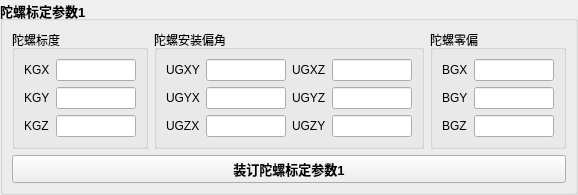
    <widget class="QGroupBox" name="groupBox_8">
     <property name="font">
      <font>
       <pointsize>10</pointsize>
       <weight>75</weight>
       <bold>true</bold>
      </font>
     </property>
     <property name="autoFillBackground">
      <bool>false</bool>
     </property>
     <property name="styleSheet">
      <string notr="true"/>
     </property>
     <property name="title">
      <string>陀螺标定参数1</string>
     </property>
     <property name="flat">
      <bool>false</bool>
     </property>
     <layout class="QGridLayout" name="gridLayout_7">
      <property name="leftMargin">
       <number>9</number>
      </property>
      <property name="topMargin">
       <number>9</number>
      </property>
      <property name="rightMargin">
       <number>9</number>
      </property>
      <property name="bottomMargin">
       <number>9</number>
      </property>
      <property name="spacing">
       <number>6</number>
      </property>
      <item row="0" column="0">
       <widget class="QGroupBox" name="groupBox">
        <property name="font">
         <font>
          <pointsize>9</pointsize>
          <weight>50</weight>
          <bold>false</bold>
         </font>
        </property>
        <property name="title">
         <string>陀螺标度</string>
        </property>
        <layout class="QGridLayout" name="gridLayout_2">
         <item row="0" column="0">
          <widget class="QLabel" name="label">
           <property name="text">
            <string>KGX</string>
           </property>
          </widget>
         </item>
         <item row="0" column="1">
          <widget class="QLineEdit" name="lineEdit">
           <property name="minimumSize">
            <size>
             <width>80</width>
             <height>0</height>
            </size>
           </property>
           <property name="maximumSize">
            <size>
             <width>80</width>
             <height>16777215</height>
            </size>
           </property>
           <property name="toolTip">
            <string>-21.47483648 ~21.47483647°/h/p</string>
           </property>
          </widget>
         </item>
         <item row="1" column="0">
          <widget class="QLabel" name="label_2">
           <property name="text">
            <string>KGY</string>
           </property>
          </widget>
         </item>
         <item row="1" column="1">
          <widget class="QLineEdit" name="lineEdit_2">
           <property name="minimumSize">
            <size>
             <width>80</width>
             <height>0</height>
            </size>
           </property>
           <property name="maximumSize">
            <size>
             <width>80</width>
             <height>16777215</height>
            </size>
           </property>
           <property name="toolTip">
            <string>-21.47483648 ~21.47483647°/h/p</string>
           </property>
          </widget>
         </item>
         <item row="2" column="0">
          <widget class="QLabel" name="label_3">
           <property name="text">
            <string>KGZ</string>
           </property>
          </widget>
         </item>
         <item row="2" column="1">
          <widget class="QLineEdit" name="lineEdit_3">
           <property name="minimumSize">
            <size>
             <width>80</width>
             <height>0</height>
            </size>
           </property>
           <property name="maximumSize">
            <size>
             <width>80</width>
             <height>16777215</height>
            </size>
           </property>
           <property name="toolTip">
            <string>-21.47483648 ~21.47483647°/h/p</string>
           </property>
          </widget>
         </item>
        </layout>
       </widget>
      </item>
      <item row="0" column="1">
       <widget class="QGroupBox" name="groupBox_2">
        <property name="font">
         <font>
          <pointsize>9</pointsize>
          <weight>50</weight>
          <bold>false</bold>
         </font>
        </property>
        <property name="title">
         <string>陀螺安装偏角</string>
        </property>
        <layout class="QGridLayout" name="gridLayout">
         <item row="0" column="0">
          <widget class="QLabel" name="label_4">
           <property name="text">
            <string>UGXY</string>
           </property>
          </widget>
         </item>
         <item row="0" column="1">
          <widget class="QLineEdit" name="lineEdit_4">
           <property name="minimumSize">
            <size>
             <width>80</width>
             <height>0</height>
            </size>
           </property>
           <property name="maximumSize">
            <size>
             <width>80</width>
             <height>16777215</height>
            </size>
           </property>
           <property name="toolTip">
            <string>-214748.3648 ~214748.3647角分</string>
           </property>
           <property name="text">
            <string/>
           </property>
          </widget>
         </item>
         <item row="0" column="2">
          <widget class="QLabel" name="label_8">
           <property name="text">
            <string>UGXZ</string>
           </property>
          </widget>
         </item>
         <item row="0" column="3">
          <widget class="QLineEdit" name="lineEdit_8">
           <property name="minimumSize">
            <size>
             <width>80</width>
             <height>0</height>
            </size>
           </property>
           <property name="maximumSize">
            <size>
             <width>80</width>
             <height>16777215</height>
            </size>
           </property>
           <property name="toolTip">
            <string>-214748.3648 ~214748.3647角分</string>
           </property>
          </widget>
         </item>
         <item row="1" column="0">
          <widget class="QLabel" name="label_5">
           <property name="text">
            <string>UGYX</string>
           </property>
          </widget>
         </item>
         <item row="1" column="1">
          <widget class="QLineEdit" name="lineEdit_5">
           <property name="minimumSize">
            <size>
             <width>80</width>
             <height>0</height>
            </size>
           </property>
           <property name="maximumSize">
            <size>
             <width>80</width>
             <height>16777215</height>
            </size>
           </property>
           <property name="toolTip">
            <string>-214748.3648 ~214748.3647角分</string>
           </property>
          </widget>
         </item>
         <item row="1" column="2">
          <widget class="QLabel" name="label_9">
           <property name="text">
            <string>UGYZ</string>
           </property>
          </widget>
         </item>
         <item row="1" column="3">
          <widget class="QLineEdit" name="lineEdit_9">
           <property name="minimumSize">
            <size>
             <width>80</width>
             <height>0</height>
            </size>
           </property>
           <property name="maximumSize">
            <size>
             <width>80</width>
             <height>16777215</height>
            </size>
           </property>
           <property name="toolTip">
            <string>-214748.3648 ~214748.3647角分</string>
           </property>
          </widget>
         </item>
         <item row="2" column="0">
          <widget class="QLabel" name="label_6">
           <property name="text">
            <string>UGZX</string>
           </property>
          </widget>
         </item>
         <item row="2" column="1">
          <widget class="QLineEdit" name="lineEdit_6">
           <property name="minimumSize">
            <size>
             <width>80</width>
             <height>0</height>
            </size>
           </property>
           <property name="maximumSize">
            <size>
             <width>80</width>
             <height>16777215</height>
            </size>
           </property>
           <property name="toolTip">
            <string>-214748.3648 ~214748.3647角分</string>
           </property>
          </widget>
         </item>
         <item row="2" column="2">
          <widget class="QLabel" name="label_7">
           <property name="text">
            <string>UGZY</string>
           </property>
          </widget>
         </item>
         <item row="2" column="3">
          <widget class="QLineEdit" name="lineEdit_7">
           <property name="minimumSize">
            <size>
             <width>80</width>
             <height>0</height>
            </size>
           </property>
           <property name="maximumSize">
            <size>
             <width>80</width>
             <height>16777215</height>
            </size>
           </property>
           <property name="toolTip">
            <string>-214748.3648 ~214748.3647角分</string>
           </property>
          </widget>
         </item>
        </layout>
       </widget>
      </item>
      <item row="0" column="2">
       <widget class="QGroupBox" name="groupBox_3">
        <property name="font">
         <font>
          <pointsize>9</pointsize>
          <weight>50</weight>
          <bold>false</bold>
         </font>
        </property>
        <property name="title">
         <string>陀螺零偏</string>
        </property>
        <layout class="QGridLayout" name="gridLayout_3">
         <item row="0" column="0">
          <widget class="QLabel" name="label_10">
           <property name="text">
            <string>BGX</string>
           </property>
          </widget>
         </item>
         <item row="0" column="1">
          <widget class="QLineEdit" name="lineEdit_10">
           <property name="minimumSize">
            <size>
             <width>80</width>
             <height>0</height>
            </size>
           </property>
           <property name="maximumSize">
            <size>
             <width>80</width>
             <height>16777215</height>
            </size>
           </property>
           <property name="toolTip">
            <string>-2147.483648 ~2147.483647°/h</string>
           </property>
           <property name="text">
            <string/>
           </property>
          </widget>
         </item>
         <item row="1" column="0">
          <widget class="QLabel" name="label_11">
           <property name="text">
            <string>BGY</string>
           </property>
          </widget>
         </item>
         <item row="1" column="1">
          <widget class="QLineEdit" name="lineEdit_11">
           <property name="minimumSize">
            <size>
             <width>80</width>
             <height>0</height>
            </size>
           </property>
           <property name="maximumSize">
            <size>
             <width>80</width>
             <height>16777215</height>
            </size>
           </property>
           <property name="toolTip">
            <string>-2147.483648 ~2147.483647°/h</string>
           </property>
          </widget>
         </item>
         <item row="2" column="0">
          <widget class="QLabel" name="label_12">
           <property name="text">
            <string>BGZ</string>
           </property>
          </widget>
         </item>
         <item row="2" column="1">
          <widget class="QLineEdit" name="lineEdit_12">
           <property name="minimumSize">
            <size>
             <width>80</width>
             <height>0</height>
            </size>
           </property>
           <property name="maximumSize">
            <size>
             <width>80</width>
             <height>16777215</height>
            </size>
           </property>
           <property name="toolTip">
            <string>-2147.483648 ~2147.483647°/h</string>
           </property>
          </widget>
         </item>
        </layout>
       </widget>
      </item>
      <item row="1" column="0" colspan="3">
       <widget class="QPushButton" name="pushButton">
        <property name="text">
         <string>装订陀螺标定参数1</string>
        </property>
       </widget>
      </item>
     </layout>
    </widget>
